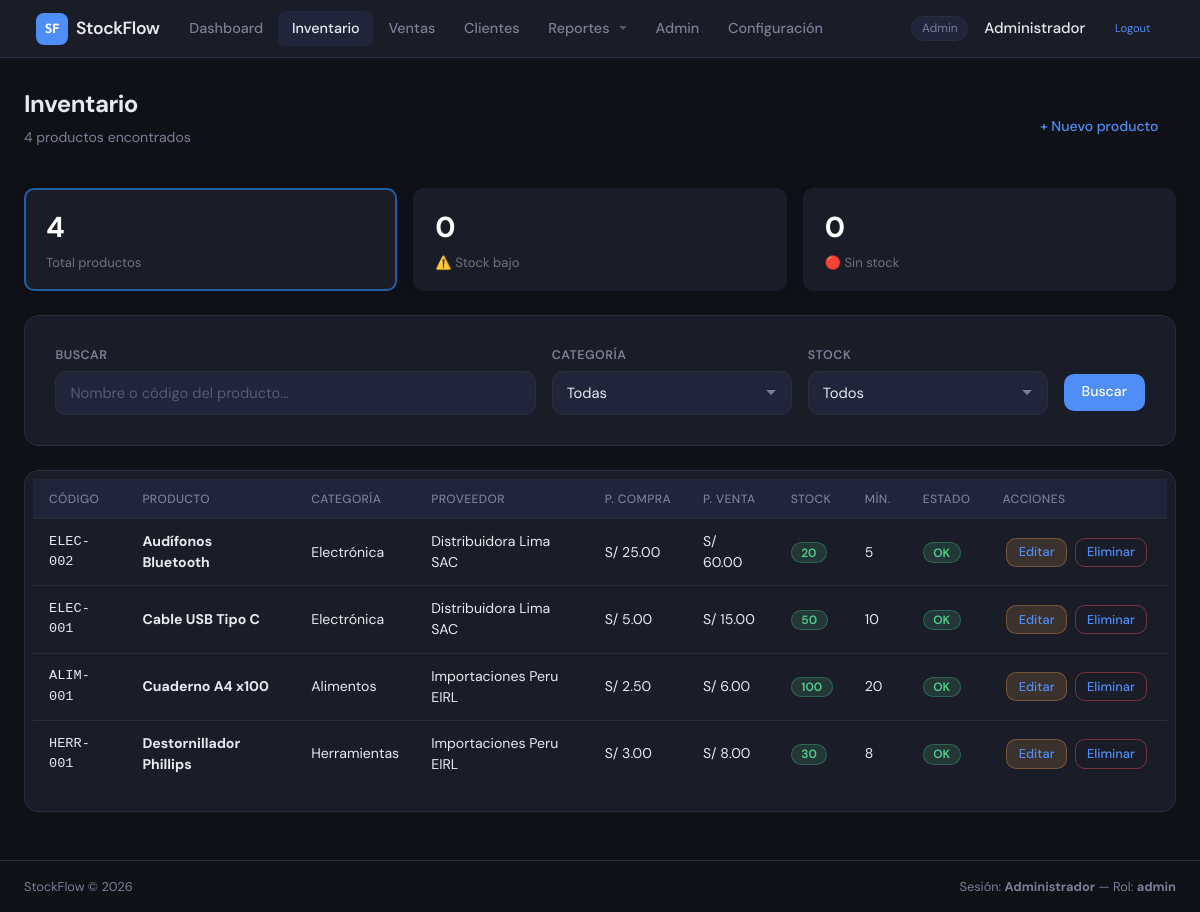
The page /modules/inventario/index.php (signed in) on the database its author committed.
### tables this page shows
CREATE TABLE productos (
    id INT AUTO_INCREMENT PRIMARY KEY,
    categoria_id INT NOT NULL,
    proveedor_id INT NOT NULL,
    nombre VARCHAR(150) NOT NULL,
    codigo VARCHAR(50) UNIQUE,
    precio_compra DECIMAL(10,2) NOT NULL DEFAULT 0.00,
    precio_venta DECIMAL(10,2) NOT NULL DEFAULT 0.00,
    stock_actual INT NOT NULL DEFAULT 0,
    stock_minimo INT NOT NULL DEFAULT 5,
    activo TINYINT(1) NOT NULL DEFAULT 1,
    FOREIGN KEY (categoria_id) REFERENCES categorias(id),
    FOREIGN KEY (proveedor_id) REFERENCES proveedores(id)
);

CREATE TABLE categorias (
    id INT AUTO_INCREMENT PRIMARY KEY,
    nombre VARCHAR(80) NOT NULL,
    descripcion VARCHAR(200)
);

CREATE TABLE proveedores (
    id INT AUTO_INCREMENT PRIMARY KEY,
    nombre VARCHAR(100) NOT NULL,
    contacto VARCHAR(100),
    telefono VARCHAR(20),
    email VARCHAR(100)
);

### config/session.php (called while the page is built, shortened)
<?php
function tieneRol($roles){
    return in_array($_SESSION['usuario_rol'], $roles);
}
?>

### modules/inventario/index.php (the view, shortened to what this page needs)
<?php
require_once '../../config/session.php';
require_once '../../config/database.php';
$config = [];
$rc = mysqli_query($conn, "SELECT clave, valor FROM configuracion");
if ($rc) while ($row = mysqli_fetch_assoc($rc)) $config[$row['clave']] = $row['valor'];
$moneda = $config['moneda_simbolo'] ?? 'S/';
$buscar    = trim($_GET['buscar']    ?? '');
$filtro    = $_GET['filtro']          ?? 'todos';
$where = ["p.activo = 1"];
$where_sql = implode(' AND ', $where);
$por_pagina = 20;
$pagina     = max(1, (int)($_GET['pagina'] ?? 1));
$offset     = ($pagina - 1) * $por_pagina;
$total = mysqli_fetch_assoc(mysqli_query($conn, "
    SELECT COUNT(*) AS t
    FROM productos p
    JOIN categorias c   ON p.categoria_id = c.id
    JOIN proveedores pr ON p.proveedor_id = pr.id
    WHERE $where_sql
"))['t'];
$productos = mysqli_query($conn, "
    SELECT p.*, c.nombre AS categoria, pr.nombre AS proveedor
    FROM productos p
    JOIN categorias  c  ON p.categoria_id = c.id
    JOIN proveedores pr ON p.proveedor_id = pr.id
    WHERE $where_sql
    ORDER BY p.nombre ASC
    LIMIT $por_pagina OFFSET $offset
");
$resumen = mysqli_fetch_assoc(mysqli_query($conn, "
    SELECT
        COUNT(*) AS total,
        SUM(stock_actual = 0 AND activo = 1) AS sin_stock,
        SUM(stock_actual <= stock_minimo AND stock_actual > 0 AND activo = 1) AS stock_bajo
    FROM productos WHERE activo = 1
"));
require_once '../../includes/header.php';
?>
<div class="page-header">
    <div>
        <h1 class="page-title">Inventario</h1>
        <p class="page-subtitle"><?= $total ?> producto<?= $total != 1 ? 's' : '' ?> encontrado<?= $total != 1 ? 's' : '' ?></p>
    </div>
    <?php if (tieneRol(['admin', 'almacen'])): ?>
    <a href="crear.php" class="btn btn--primary1">+ Nuevo producto</a>
    <?php endif; ?>
</div>
<div class="inv-summary">
    <a href="index.php" class="inv-summary__item <?= $filtro==='todos' ? 'active':'' ?>">
        <span class="inv-summary__num"><?= $resumen['total'] ?></span>
        <span class="inv-summary__label">Total productos</span>
    </a>
    <a href="?filtro=stock_bajo" class="inv-summary__item inv-summary__item--warning <?= $filtro==='stock_bajo' ? 'active':'' ?>">
        <span class="inv-summary__num"><?= $resumen['stock_bajo'] ?></span>
        <span class="inv-summary__label">⚠️ Stock bajo</span>
    </a>
    <a href="?filtro=sin_stock" class="inv-summary__item inv-summary__item--danger <?= $filtro==='sin_stock' ? 'active':'' ?>">
        <span class="inv-summary__num"><?= $resumen['sin_stock'] ?></span>
        <span class="inv-summary__label">🔴 Sin stock</span>
    </a>
</div>
<div class="card" style="margin-bottom:24px">
    <div class="card__body">
        <form method="GET" class="filter-form">
            <div class="form__group" style="flex:2">
                <label class="form__label">Buscar</label>
                <input type="text" name="buscar" class="form__input"
                       placeholder="Nombre o código del producto..."
                       value="<?= htmlspecialchars($buscar) ?>">
            </div>
            <div class="form__group" style="flex:1">
                <label class="form__label">Categoría</label>
                <select name="categoria" class="form__input">
                    <option value="0">Todas</option>
                </select>
            </div>
            <div class="form__group" style="flex:1">
                <label class="form__label">Stock</label>
                <select name="filtro" class="form__input">
                    <option value="todos"      <?= $filtro==='todos'      ? 'selected':'' ?>>Todos</option>
                </select>
            </div>
            <div style="display:flex; gap:8px; align-self:flex-end; margin-bottom:4px">
                <button type="submit" class="btn btn--primary">Buscar</button>
            </div>
        </form>
    </div>
</div>
<div class="card">
    <div class="card__body p-0">
        <table class="table table--hover">
            <thead>
                <tr>
                    <th>Código</th>
                    <th>Producto</th>
                    <th>Categoría</th>
                    <th>Proveedor</th>
                    <th>P. Compra</th>
                    <th>P. Venta</th>
                    <th>Stock</th>
                    <th>Mín.</th>
                    <th>Estado</th>
                    <?php if (tieneRol(['admin', 'almacen'])): ?>
                    <th>Acciones</th>
                    <?php endif; ?>
                </tr>
            </thead>
            <tbody>
            <?php if (mysqli_num_rows($productos) === 0): ?>
                <tr><td colspan="10" class="text-center text-muted" style="padding:32px">
                    No se encontraron productos con ese filtro.
                </td></tr>
            <?php else: ?>
            <?php while ($p = mysqli_fetch_assoc($productos)):
                $sin_stock = (int)$p['stock_actual'] === 0;
                $bajo      = !$sin_stock && $p['stock_actual'] <= $p['stock_minimo'];
                $row_class = $sin_stock ? 'row--danger' : ($bajo ? 'row--warning' : '');
            ?>
                <tr class="<?= $row_class ?>">
                    <td class="text-muted text-mono"><?= htmlspecialchars($p['codigo'] ?: '—') ?></td>
                    <td><strong><?= htmlspecialchars($p['nombre']) ?></strong></td>
                    <td><?= htmlspecialchars($p['categoria']) ?></td>
                    <td class="text-muted"><?= htmlspecialchars($p['proveedor']) ?></td>
                    <td><?= $moneda ?> <?= number_format($p['precio_compra'], 2) ?></td>
                    <td><?= $moneda ?> <?= number_format($p['precio_venta'],  2) ?></td>
                    <td>
                        <?php if ($sin_stock): ?>
                            <span class="badge badge--danger">0</span>
                        <?php elseif ($bajo): ?>
                            <span class="badge badge--warning"><?= $p['stock_actual'] ?></span>
                        <?php else: ?>
                            <span class="badge badge--success"><?= $p['stock_actual'] ?></span>
                        <?php endif; ?>
                    </td>
                    <td class="text-muted"><?= $p['stock_minimo'] ?></td>
                    <td>
                        <?php if ($sin_stock): ?>
                            <span class="badge badge--danger">Sin stock</span>
                        <?php elseif ($bajo): ?>
                            <span class="badge badge--warning">Stock bajo</span>
                        <?php else: ?>
                            <span class="badge badge--success">OK</span>
                        <?php endif; ?>
                    </td>
                    <?php if (tieneRol(['admin', 'almacen'])): ?>
                    <td>
                        <div class="d-flex">
                            <a href="editar.php?id=<?= $p['id'] ?>" class="btn btn--sm btn--warning m-1">Editar</a>
                            <a href="eliminar.php?id=<?= $p['id'] ?>"
                            class="btn btn--sm btn--danger-outline m-1"
                            data-confirm="¿Eliminar «<?= htmlspecialchars($p['nombre']) ?>»?">
                            Eliminar
                            </a>
                        </div>
                    </td>
                    <?php endif; ?>
                </tr>
            <?php endwhile; ?>
            <?php endif; ?>
            </tbody>
        </table>
    </div>
</div>
<?php require_once '../../includes/footer.php'; ?>

### includes/header.php (shortened to what this page needs)
<!DOCTYPE html>
<html lang="es">
<head>
    <link rel="stylesheet" href="https://cdn.jsdelivr.net/npm/bootstrap@5.3.3/dist/css/bootstrap.min.css">
    <link rel="stylesheet" href="/stockflow/assets/css/style.css">
</head>
<body>
<?php require_once __DIR__ . '/navbar.php'; ?>
<main class="sf-main">

### includes/navbar.php (shortened to what this page needs)
<?php
$ruta = $_SERVER['REQUEST_URI'];
function esActivo($segmento) {
    global $ruta;
    return strpos($ruta, $segmento) !== false ? 'active' : '';
}
?>
<nav class="navbar navbar-expand-lg bg-body-tertiary">
    <div class="container-fluid">
        <a class="navbar-brand" href="/stockflow/dashboard.php">
            <span class="topnav__logo-icon">SF</span>
            <span class="topnav__logo-text">StockFlow</span>
        </a>
        <div class="collapse navbar-collapse" id="navbarNavDropdown">
            <ul class="navbar-nav me-auto">
                <li class="nav-item">
                    <a class="nav-link <?= esActivo('dashboard') ?>"
                       href="/stockflow/dashboard.php"
                       <?= esActivo('dashboard') ? 'aria-current="page"' : '' ?>>
                        Dashboard
                    </a>
                </li>
                <?php if (tieneRol(['admin', 'vendedor', 'almacen'])): ?>
                <li class="nav-item">
                    <a class="nav-link <?= esActivo('/inventario/') ?>"
                       href="/stockflow/modules/inventario/index.php">
                        Inventario
                    </a>
                </li>
                <?php endif; ?>
                <?php if (tieneRol(['admin', 'vendedor'])): ?>
                <li class="nav-item">
                    <a class="nav-link <?= esActivo('/ventas/') ?>"
                       href="/stockflow/modules/ventas/index.php">
                        Ventas
                    </a>
                </li>
                <?php endif; ?>
                <?php if (tieneRol(['admin', 'vendedor'])): ?>
                <li class="nav-item">
                    <a class="nav-link <?= esActivo('/clientes/') ?>"
                       href="/stockflow/modules/clientes/index.php">
                        Clientes
                    </a>
                </li>
                <?php endif; ?>
                <?php if (tieneRol(['admin'])): ?>
                <li class="nav-item dropdown">
                    <a class="nav-link dropdown-toggle"
                       href="#"
                       role="button"
                       data-bs-toggle="dropdown"
                       aria-expanded="false">
                        Reportes
                    </a>
                </li>
                <?php endif; ?>
                <?php if (tieneRol(['admin'])): ?>
                <li class="nav-item">
                    <a class="nav-link <?= esActivo('/admin/u') ?>"
                       href="/stockflow/modules/admin/usuarios.php">
                        Admin
                    </a>
                </li>
                <?php endif; ?>
                <li class="nav-item">
                    <a class="nav-link <?= esActivo('/admin/configuracion') ?>"
                       href="/stockflow/modules/admin/configuracion.php">
                        Configuración
                    </a>
                </li>
            </ul>
            <div class="d-flex align-items-center gap-3">
                <span class="topnav__role"><?= htmlspecialchars($_SESSION['usuario_rol']) ?></span>
                <span class="topnav__name"><?= htmlspecialchars($_SESSION['usuario_nombre']) ?></span>
                <a href="/stockflow/modules/auth/logout.php"
                   class="topnav__logout"
                   data-confirm="¿Cerrar sesión?">
                    Logout
                </a>
            </div>
        </div>
    </div>
</nav>

### includes/footer.php (shortened to what this page needs)
</main>
<footer class="sf-footer">
    <span>StockFlow &copy; <?= date('Y') ?></span>
    <span>Sesión: <strong><?= htmlspecialchars($_SESSION['usuario_nombre']) ?></strong>
          &mdash; Rol: <strong><?= htmlspecialchars($_SESSION['usuario_rol']) ?></strong>
    </span>
</footer>
</body>
</html>

### modules/inventario/index.php (style rules this page uses)
.filter-form { display:flex; gap:16px; align-items:flex-end; flex-wrap:wrap; }
.inv-summary { display:flex; gap:16px; margin-bottom:24px; }
.inv-summary__item { flex:1; background:var(--surface,#fff); border-radius:10px; padding:16px 20px; text-decoration:none; display:flex; flex-direction:column; gap:4px; border:2px solid transparent; box-shadow:var(--shadow,0 2px 8px rgba(0,0,0,.08)); transition:border-color .2s; }
.inv-summary__item:hover, .inv-summary__item.active { border-color:var(--blue,#1F5FA5); }
.inv-summary__num { font-size:1.8rem; font-weight:700; color:var(--white,#FFFFFF); }
.inv-summary__label { font-size:.82rem; color:var(--text-muted,#6B7280); }
.text-mono { font-family:monospace; font-size:.85rem; }

### rows shown on the page
productos: codigo "ELEC-002", nombre "Audífonos Bluetooth", categoria.nombre "Electrónica", proveedor.nombre "Distribuidora Lima SAC", precio_compra "25.00", precio_venta "60.00", stock_actual "20", stock_minimo "5", shows "OK"
productos: codigo "ELEC-001", nombre "Cable USB Tipo C", categoria.nombre "Electrónica", proveedor.nombre "Distribuidora Lima SAC", precio_compra "5.00", precio_venta "15.00", stock_actual "50", stock_minimo "10", shows "OK"
productos: codigo "ALIM-001", nombre "Cuaderno A4 x100", categoria.nombre "Alimentos", proveedor.nombre "Importaciones Peru EIRL", precio_compra "2.50", precio_venta "6.00", stock_actual "100", stock_minimo "20", shows "OK"
productos: codigo "HERR-001", nombre "Destornillador Phillips", categoria.nombre "Herramientas", proveedor.nombre "Importaciones Peru EIRL", precio_compra "3.00", precio_venta "8.00", stock_actual "30", stock_minimo "8", shows "OK"

### other values the page prints
$_SESSION['usuario_rol'] "Admin"
$_SESSION['usuario_nombre'] "Administrador"
$total "4"
$resumen['total'] "4"
$resumen['stock_bajo'] "0"
$resumen['sin_stock'] "0"
$_SESSION['usuario_rol'] "admin"
